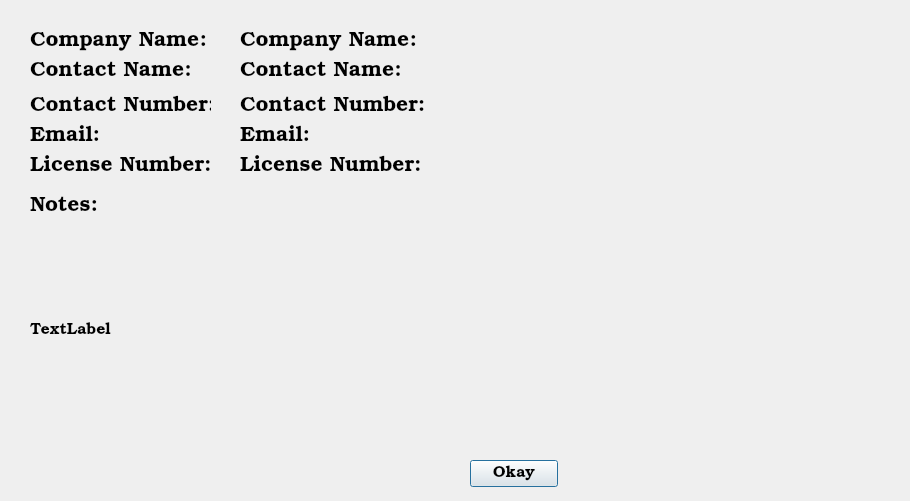
<?xml version="1.0" encoding="UTF-8"?>
<ui version="4.0">
 <class>Dialog</class>
 <widget class="QDialog" name="Dialog">
  <property name="geometry">
   <rect>
    <x>0</x>
    <y>0</y>
    <width>910</width>
    <height>501</height>
   </rect>
  </property>
  <property name="windowTitle">
   <string>Dialog</string>
  </property>
  <widget class="QLabel" name="label">
   <property name="geometry">
    <rect>
     <x>30</x>
     <y>20</y>
     <width>181</width>
     <height>41</height>
    </rect>
   </property>
   <property name="font">
    <font>
     <family>URW Bookman L</family>
     <pointsize>16</pointsize>
    </font>
   </property>
   <property name="text">
    <string>Company Name:</string>
   </property>
  </widget>
  <widget class="QLabel" name="label_6">
   <property name="geometry">
    <rect>
     <x>30</x>
     <y>190</y>
     <width>91</width>
     <height>31</height>
    </rect>
   </property>
   <property name="font">
    <font>
     <family>URW Bookman L</family>
     <pointsize>16</pointsize>
    </font>
   </property>
   <property name="text">
    <string>Notes:</string>
   </property>
  </widget>
  <widget class="QLabel" name="label_3">
   <property name="geometry">
    <rect>
     <x>30</x>
     <y>90</y>
     <width>181</width>
     <height>31</height>
    </rect>
   </property>
   <property name="font">
    <font>
     <family>URW Bookman L</family>
     <pointsize>16</pointsize>
    </font>
   </property>
   <property name="text">
    <string>Contact Number:</string>
   </property>
  </widget>
  <widget class="QLabel" name="label_2">
   <property name="geometry">
    <rect>
     <x>30</x>
     <y>60</y>
     <width>161</width>
     <height>21</height>
    </rect>
   </property>
   <property name="font">
    <font>
     <family>URW Bookman L</family>
     <pointsize>16</pointsize>
    </font>
   </property>
   <property name="text">
    <string>Contact Name:</string>
   </property>
  </widget>
  <widget class="QLabel" name="label_5">
   <property name="geometry">
    <rect>
     <x>30</x>
     <y>150</y>
     <width>181</width>
     <height>31</height>
    </rect>
   </property>
   <property name="font">
    <font>
     <family>URW Bookman L</family>
     <pointsize>16</pointsize>
    </font>
   </property>
   <property name="text">
    <string>License Number:</string>
   </property>
  </widget>
  <widget class="QLabel" name="label_4">
   <property name="geometry">
    <rect>
     <x>30</x>
     <y>120</y>
     <width>81</width>
     <height>31</height>
    </rect>
   </property>
   <property name="font">
    <font>
     <family>URW Bookman L</family>
     <pointsize>16</pointsize>
    </font>
   </property>
   <property name="text">
    <string>Email:</string>
   </property>
  </widget>
  <widget class="QPushButton" name="pushOk">
   <property name="geometry">
    <rect>
     <x>470</x>
     <y>460</y>
     <width>88</width>
     <height>27</height>
    </rect>
   </property>
   <property name="font">
    <font>
     <family>URW Bookman L</family>
     <pointsize>12</pointsize>
    </font>
   </property>
   <property name="text">
    <string>Okay</string>
   </property>
  </widget>
  <widget class="QLabel" name="labelContactName">
   <property name="geometry">
    <rect>
     <x>240</x>
     <y>60</y>
     <width>601</width>
     <height>21</height>
    </rect>
   </property>
   <property name="font">
    <font>
     <family>URW Bookman L</family>
     <pointsize>16</pointsize>
    </font>
   </property>
   <property name="text">
    <string>Contact Name:</string>
   </property>
  </widget>
  <widget class="QLabel" name="labelEmail">
   <property name="geometry">
    <rect>
     <x>240</x>
     <y>120</y>
     <width>651</width>
     <height>31</height>
    </rect>
   </property>
   <property name="font">
    <font>
     <family>URW Bookman L</family>
     <pointsize>16</pointsize>
    </font>
   </property>
   <property name="text">
    <string>Email:</string>
   </property>
  </widget>
  <widget class="QLabel" name="labelCompany">
   <property name="geometry">
    <rect>
     <x>240</x>
     <y>20</y>
     <width>631</width>
     <height>41</height>
    </rect>
   </property>
   <property name="font">
    <font>
     <family>URW Bookman L</family>
     <pointsize>16</pointsize>
    </font>
   </property>
   <property name="text">
    <string>Company Name:</string>
   </property>
  </widget>
  <widget class="QLabel" name="labelContactNum">
   <property name="geometry">
    <rect>
     <x>240</x>
     <y>90</y>
     <width>621</width>
     <height>31</height>
    </rect>
   </property>
   <property name="font">
    <font>
     <family>URW Bookman L</family>
     <pointsize>16</pointsize>
    </font>
   </property>
   <property name="text">
    <string>Contact Number:</string>
   </property>
  </widget>
  <widget class="QLabel" name="labelLicenseNum">
   <property name="geometry">
    <rect>
     <x>240</x>
     <y>150</y>
     <width>651</width>
     <height>31</height>
    </rect>
   </property>
   <property name="font">
    <font>
     <family>URW Bookman L</family>
     <pointsize>16</pointsize>
    </font>
   </property>
   <property name="text">
    <string>License Number:</string>
   </property>
  </widget>
  <widget class="QLabel" name="labelNotes">
   <property name="geometry">
    <rect>
     <x>30</x>
     <y>230</y>
     <width>811</width>
     <height>201</height>
    </rect>
   </property>
   <property name="font">
    <font>
     <family>URW Bookman L</family>
     <pointsize>12</pointsize>
    </font>
   </property>
   <property name="text">
    <string>TextLabel</string>
   </property>
  </widget>
 </widget>
 <resources/>
 <connections/>
</ui>
